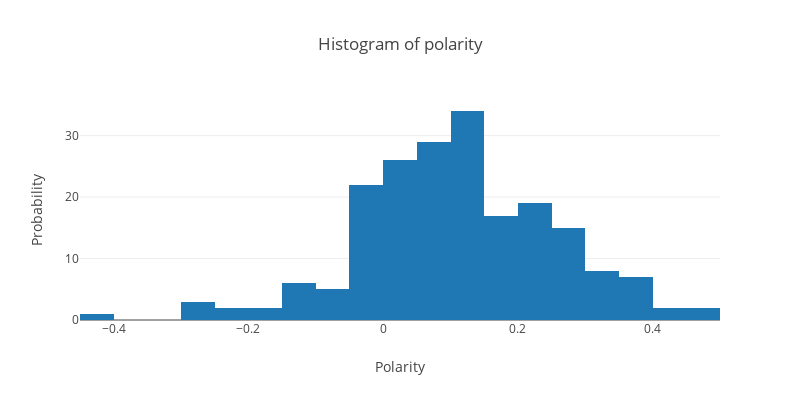

The notebook cell saved with this chart:
### Code cell
x = np.array(df['polarity'])
data = [go.Histogram(x=x)]

layout = go.Layout(height = 400,
                   width = 800,
                   autosize = False,
                   title = 'Histogram of polarity',
                   xaxis=dict(
                   title='Polarity'),
                   yaxis=dict(
                   title='Probability')
                  )

fig = go.Figure(data = data, layout = layout)

py.offline.iplot(fig, filename='basic histogram', show_link = False)

### Figure 1 — Plotly figure (JSON) as saved in the notebook; plotly's stock layout.template omitted (floating-point values rounded to 4 significant figures; data arrays with more than 128 entries replaced by an {"elided": "..."} marker saying what was removed)
{"data": [{"type": "histogram", "x": {"elided": "200 float values"}}], "layout": {"autosize": false, "height": 400, "title": "Histogram of polarity", "width": 800, "xaxis": {"title": "Polarity"}, "yaxis": {"title": "Probability"}}}
